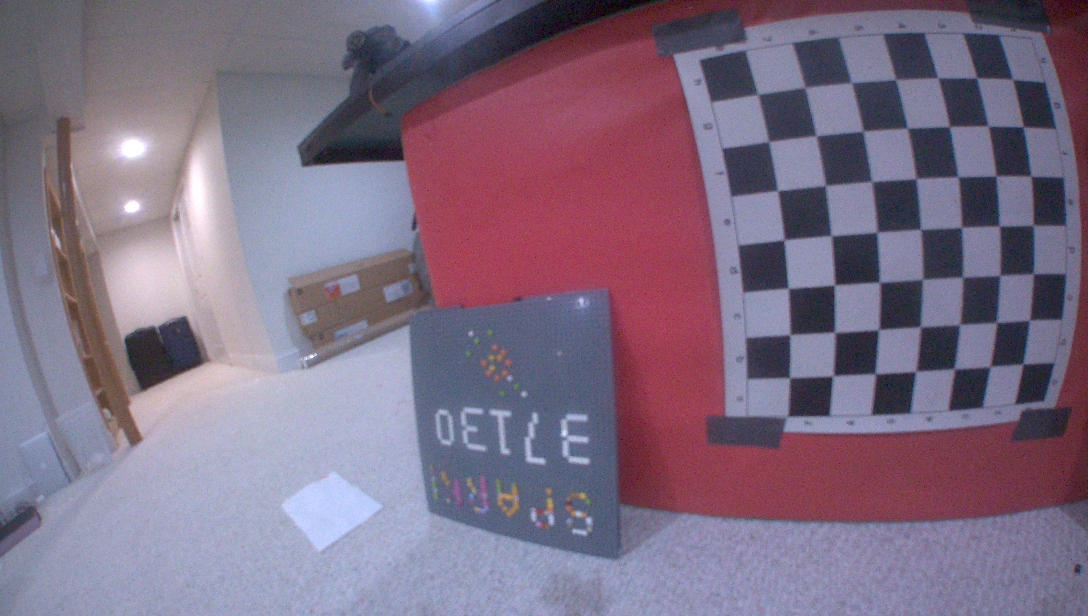
#> input picture dist/calibration/1689643949801-f.png, 1088 x 616 px; its folder holds only this picture in this run
$ python test-undistort.py
#> lines starting #> are read from the running program, lines starting #| are printed output that depends on the picture
# https://docs.opencv.org/4.x/dc/dbb/tutorial_py_calibration.html

import numpy as np
import cv2 as cv
import glob

# termination criteria
criteria = (cv.TERM_CRITERIA_EPS + cv.TERM_CRITERIA_MAX_ITER, 30, 0.001)

# prepare object points, like (0,0,0), (1,0,0), (2,0,0) ....,(6,5,0)
objp = np.zeros((6*7,3), np.float32)
objp[:,:2] = np.mgrid[0:7,0:6].T.reshape(-1,2)

# Arrays to store object points and image points from all the images.
objpoints = [] # 3d point in real world space
imgpoints = [] # 2d points in image plane.

images = glob.glob('./calibration/*.png')
for fname in images:
    print('getting points from ' + fname)
    img = cv.imread(fname)
#> img is the input picture: shape (616, 1088, 3); mean B, G, R 130.8, 110.2, 126
    gray = cv.cvtColor(img, cv.COLOR_BGR2GRAY)
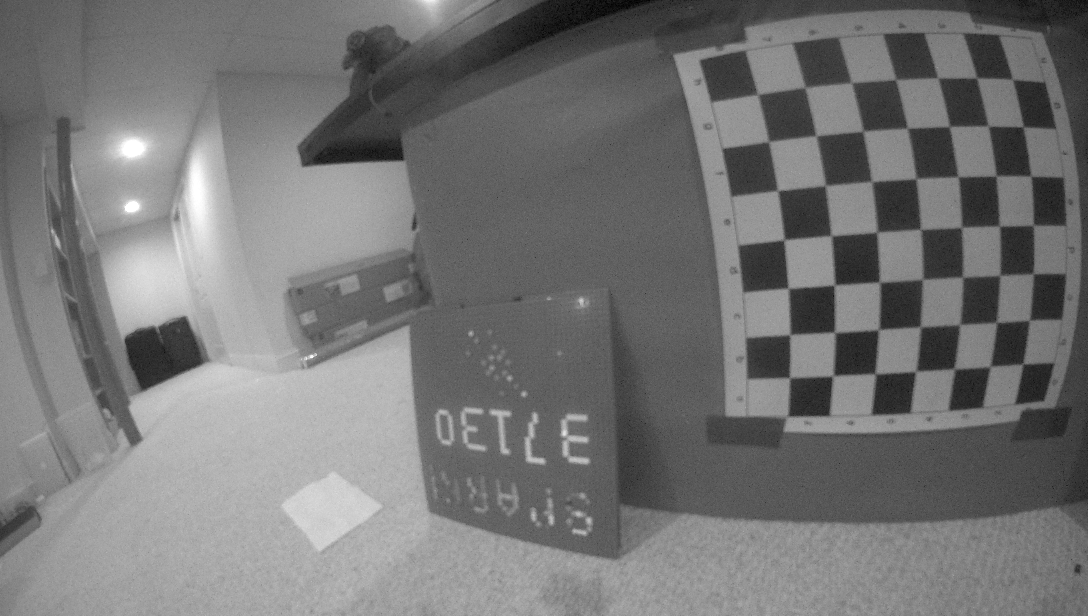
#> gray: shape (616, 1088); min 0, max 255, mean 117.3

    # Find the chess board corners
    ret, corners = cv.findChessboardCorners(gray, (4,4), None)
#> ret = False; corners = None

    # If found, add object points, image points (after refining them)
    if ret == True:
        objpoints.append(objp)

#> (the run stopped early here; a loop or call above may not have finished)

$ run again, on dist/calibration/1689643975090-f.png
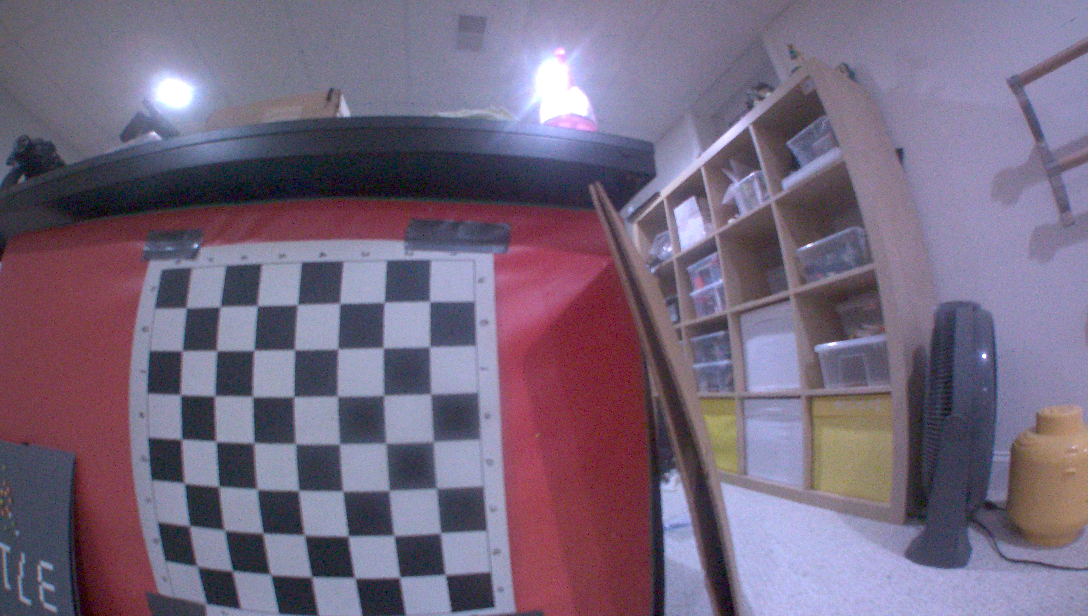
#> input picture dist/calibration/1689643975090-f.png, 1088 x 616 px
#> img is the input picture: shape (616, 1088, 3); mean B, G, R 125.3, 103.8, 117.3
#> `gray = cv.cvtColor(img, cv.COLOR_BGR2GRAY)`:
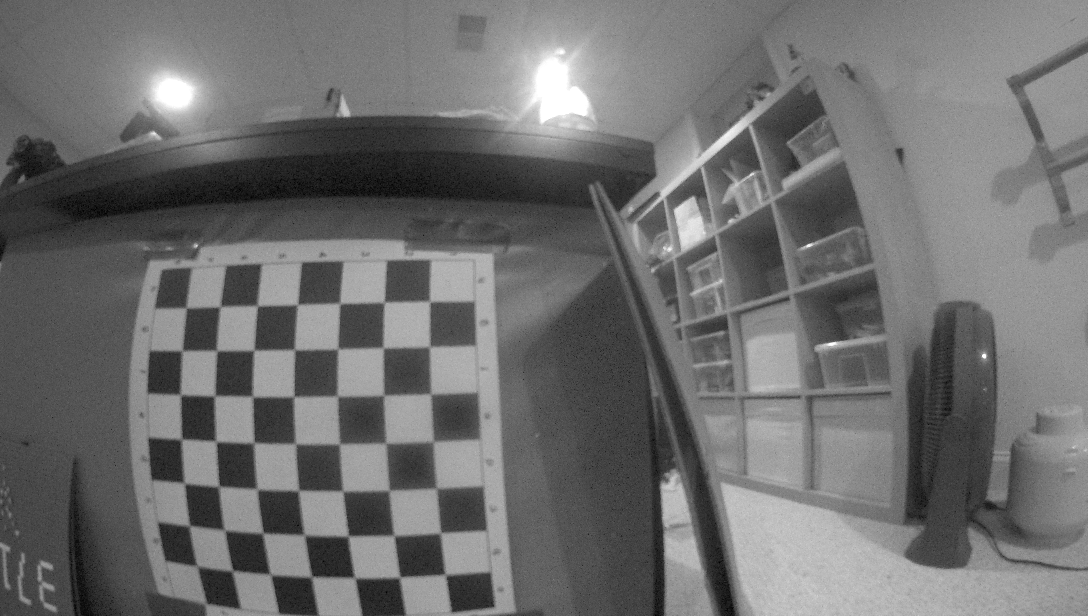
#> gray: shape (616, 1088); min 0, max 255, mean 110.3
#> ret = False; corners = None

$ run again, on dist/calibration/1689643978269-f.png
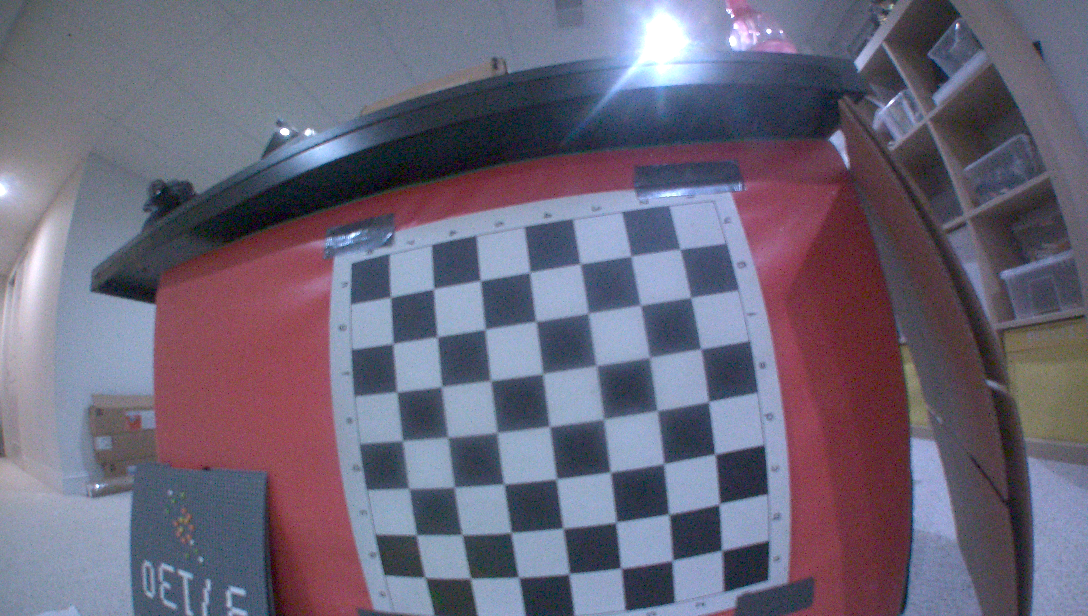
#> input picture dist/calibration/1689643978269-f.png, 1088 x 616 px
#> img is the input picture: shape (616, 1088, 3); mean B, G, R 120.4, 102.3, 107.7
#> `gray = cv.cvtColor(img, cv.COLOR_BGR2GRAY)`:
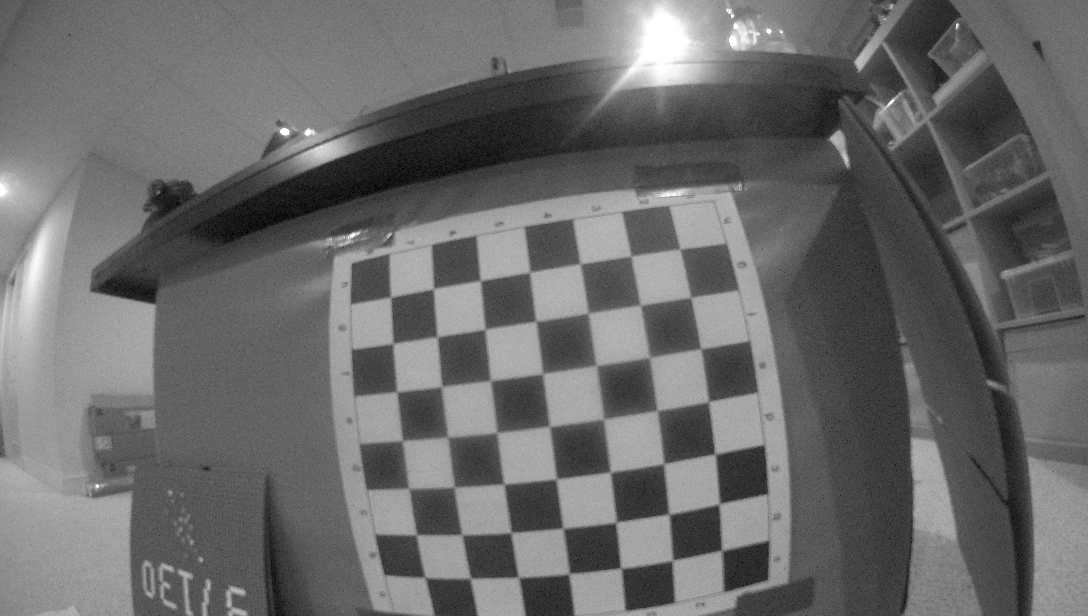
#> gray: shape (616, 1088); min 0, max 255, mean 106
#> ret = False; corners = None

$ run again, on dist/calibration/1689643983144-f.png
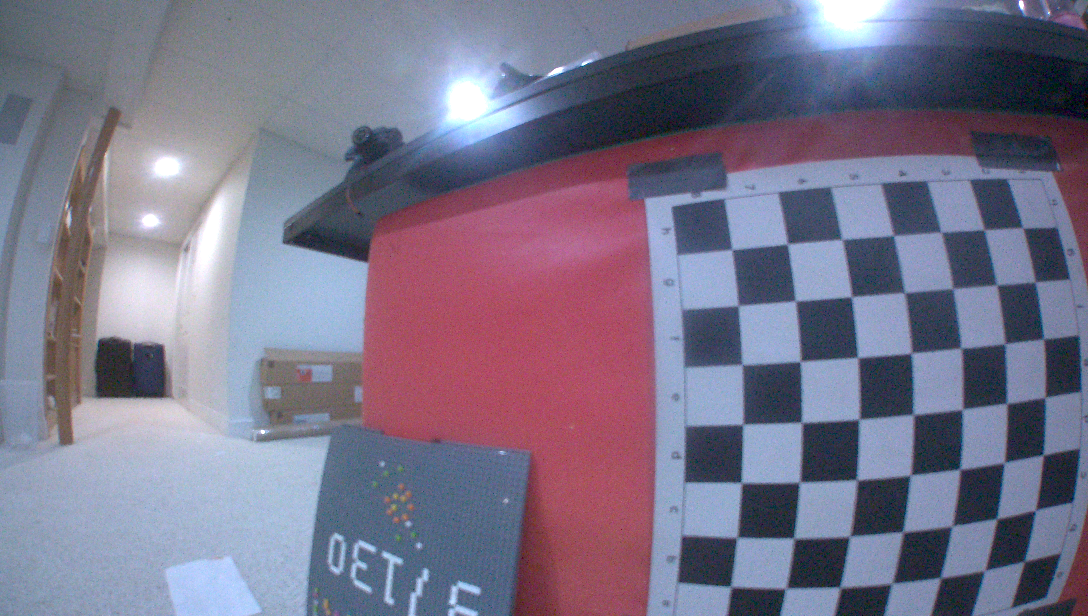
#> input picture dist/calibration/1689643983144-f.png, 1088 x 616 px
#> img is the input picture: shape (616, 1088, 3); mean B, G, R 138.1, 116.2, 121.2
#> `gray = cv.cvtColor(img, cv.COLOR_BGR2GRAY)`:
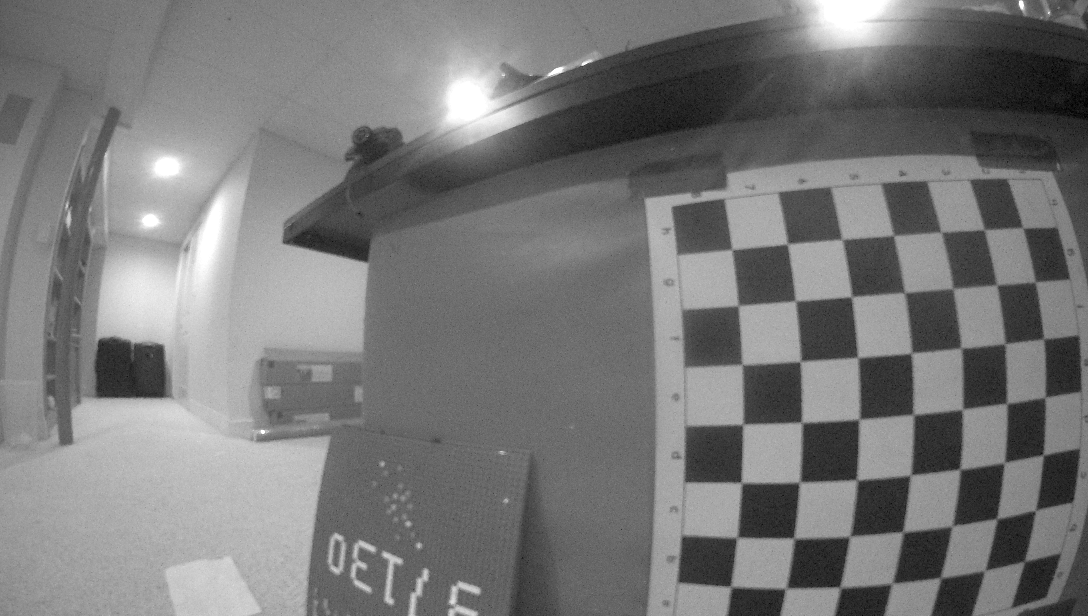
#> gray: shape (616, 1088); min 0, max 255, mean 120.2
#> ret = False; corners = None

$ run again, on dist/calibration/1689643961846-f.png
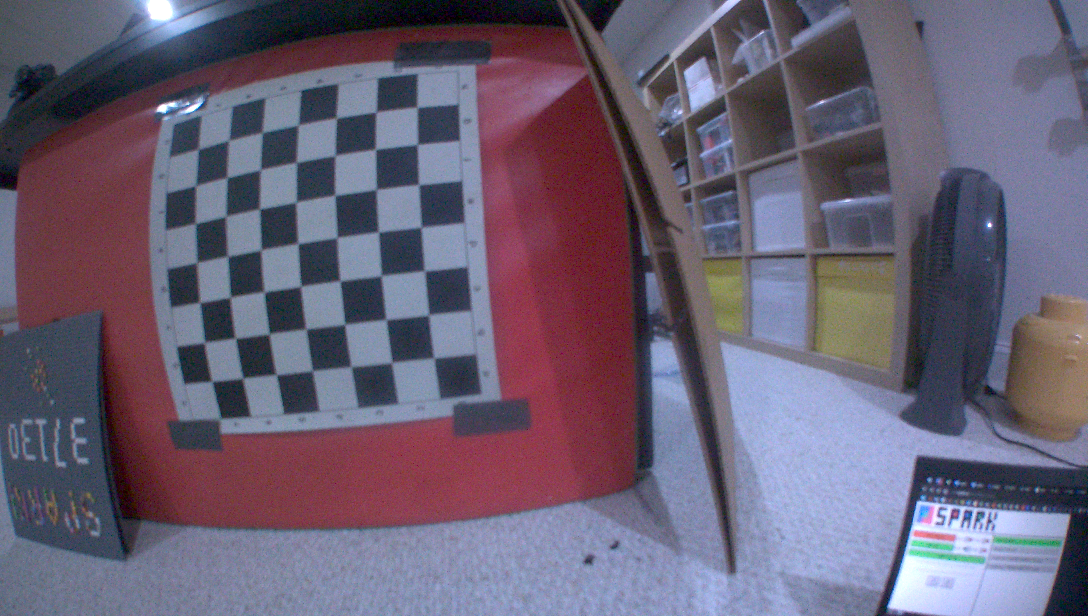
#> input picture dist/calibration/1689643961846-f.png, 1088 x 616 px
#> img is the input picture: shape (616, 1088, 3); mean B, G, R 115.2, 95.7, 104.8
#> `gray = cv.cvtColor(img, cv.COLOR_BGR2GRAY)`:
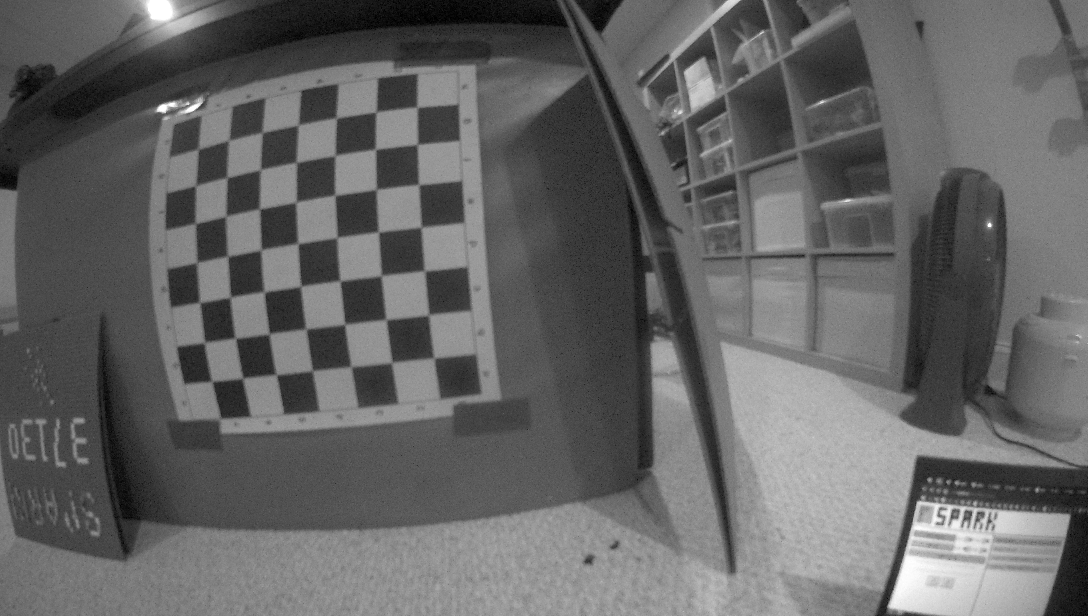
#> gray: shape (616, 1088); min 0, max 255, mean 100.6
#> ret = False; corners = None
